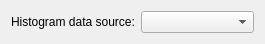
<?xml version="1.0" encoding="UTF-8"?>
<ui version="4.0">
 <class>WizardPage</class>
 <widget class="QWizardPage" name="WizardPage">
  <property name="geometry">
   <rect>
    <x>0</x>
    <y>0</y>
    <width>265</width>
    <height>44</height>
   </rect>
  </property>
  <property name="windowTitle">
   <string>WizardPage</string>
  </property>
  <layout class="QFormLayout" name="formLayout">
   <item row="0" column="0">
    <widget class="QLabel" name="label">
     <property name="text">
      <string>Histogram data source:</string>
     </property>
    </widget>
   </item>
   <item row="0" column="1">
    <widget class="QComboBox" name="comboBox"/>
   </item>
  </layout>
 </widget>
 <resources/>
 <connections/>
</ui>
